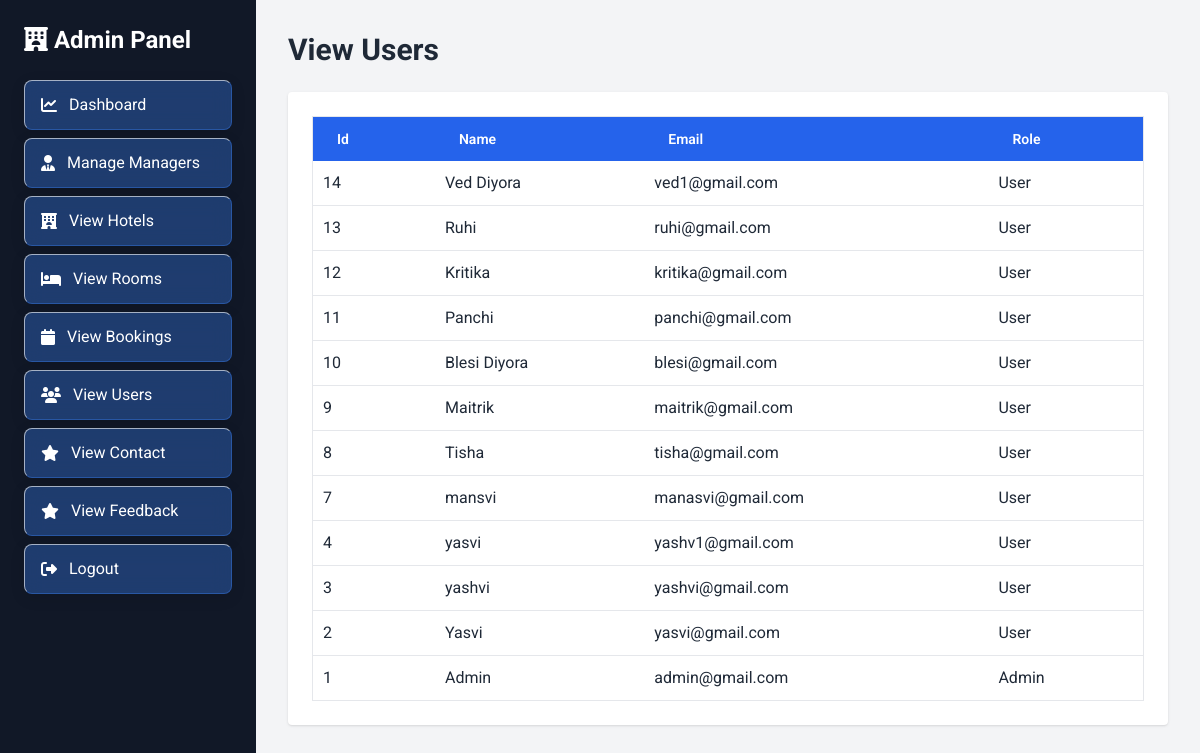
The page /admin/manage_users.php (signed in) on the database its author committed.
### tables this page shows
CREATE TABLE `users` (
  `id` int(11) NOT NULL,
  `name` varchar(100) NOT NULL,
  `email` varchar(100) NOT NULL,
  `password` varchar(255) NOT NULL,
  `role` enum('admin','manager','user') NOT NULL,
  `status` enum('active','inactive') DEFAULT 'active',
  `created_at` timestamp NOT NULL DEFAULT current_timestamp()
);

### admin/manage_users.php (the view, shortened to what this page needs)
<?php
include("../config.php");
$usersResult = $conn->query("SELECT * FROM users ORDER BY id DESC");
?>
<!DOCTYPE html>
<html>
<head>
 <script src="https://cdn.tailwindcss.com"></script>
 <link href="https://cdnjs.cloudflare.com/ajax/libs/font-awesome/6.5.0/css/all.min.css" rel="stylesheet">
 <link rel="stylesheet" href="/Hotel-sphere/style.css">
</head>
<body class="bg-gray-100">
 <?php include("sidebar.php"); ?>
<div class="ml-64 p-8">
 <h1 class="text-3xl font-bold mb-6">View Users</h1>
 <div class="bg-white shadow rounded p-6">
 <table class="w-full border border-gray-200 rounded">
  <thead class="bg-blue-600">
  <tr>
   <th class="px-6 py-3 text-left text-sm font-semibold text-white">Id</th>
 <th class="px-6 py-3 text-left text-sm font-semibold text-white">Name</th>
 <th class="px-6 py-3 text-left text-sm font-semibold text-white">Email</th>
 <th class="px-6 py-3 text-left text-sm font-semibold text-white">Role</th>
  </tr>
  </thead>
  <tbody>
  <?php if($usersResult->num_rows > 0): ?>
   <?php while($user = $usersResult->fetch_assoc()): ?>
   <tr class="border-b">
    <td><?= $user['id'] ?></td>
    <td><?= $user['name'] ?></td>
    <td><?= $user['email'] ?></td>
    <td><?= ucfirst($user['role']) ?></td>
   </tr>
   <?php endwhile; ?>
  <?php else: ?>
   <tr>
   <td colspan="5" class="text-center py-4">No users found.</td>
   </tr>
  <?php endif; ?>
  </tbody>
 </table>
 </div>
</div>
</body>
</html>

### style.css (style rules this page uses)
:root { --primary-color: #3b82f6; --primary-hover: #2563eb; --secondary-color: #3b82f6; --bg-color: #f3f4f6; --text-color: #1f2937; --text-muted: #4b5563; --success-color: #3b82f6; --error-color: #dc2626; --body-bg-image: radial-gradient(circle at 10% 80%, transparent 15%, rgba(59, 130, 246, 0.25) 20%, rgba(59, 130, 246, 0.1) 25%, transparent 35%), radial-gradient(circle at 85% 20%, transparent 20%, rgba(59, 130, 246, 0.2) 25%, rgba(59, 130, 246, 0.08) 30%, transparent 45%), radial-gradient(ellipse at 50% 50%, transparent 30%, rgba(59, 130, 246, 0.1) 35%, transparent 45%); --glass-bg: rgba(255, 255, 255, 0.45); --glass-border: rgba(255, 255, 255, 0.5); --glass-border-light: rgba(255, 255, 255, 0.9); --glass-shadow: rgba(0, 0, 0, 0.05); --glass-text: #1f2937; --btn-glass-bg: rgba(59, 130, 246, 0.35); --btn-glass-border: rgba(59, 130, 246, 0.4); --btn-glass-border-light: rgba(255, 255, 255, 0.6); --btn-glass-text: #ffffff; --input-bg: rgba(255, 255, 255, 0.9); --input-border: rgba(0, 0, 0, 0.1); }
body, html { font-family: 'Roboto', sans-serif; background-color: var(--bg-color) !important; color: var(--text-color) !important; margin: 0; min-height: 100vh; transition: background-color 0.3s ease, color 0.3s ease; border-radius: 0 !important; box-shadow: none !important; border: none !important; backdrop-filter: none !important; -webkit-backdrop-filter: none !important; }
body:not(.bg-gray-100), html:not(.bg-gray-100) { background-image: var(--body-bg-image) !important; background-attachment: fixed !important; background-repeat: no-repeat !important; background-size: cover !important; }

### admin/manage_users.php (style rules this page uses)
table th, table td { text-align:left; padding:10px; }

### rows shown on the page
users: id "14", name "Ved Diyora", email "ved1@gmail.com", role "User"
users: id "13", name "Ruhi", email "ruhi@gmail.com", role "User"
users: id "12", name "Kritika", email "kritika@gmail.com", role "User"
users: id "11", name "Panchi", email "panchi@gmail.com", role "User"
users: id "10", name "Blesi Diyora", email "blesi@gmail.com", role "User"
users: id "9", name "Maitrik", email "maitrik@gmail.com", role "User"
users: id "8", name "Tisha", email "tisha@gmail.com", role "User"
users: id "7", name "mansvi", email "manasvi@gmail.com", role "User"
users: id "4", name "yasvi", email "yashv1@gmail.com", role "User"
users: id "3", name "yashvi", email "yashvi@gmail.com", role "User"
users: id "2", name "Yasvi", email "yasvi@gmail.com", role "User"
users: id "1", name "Admin", email "admin@gmail.com", role "Admin"
